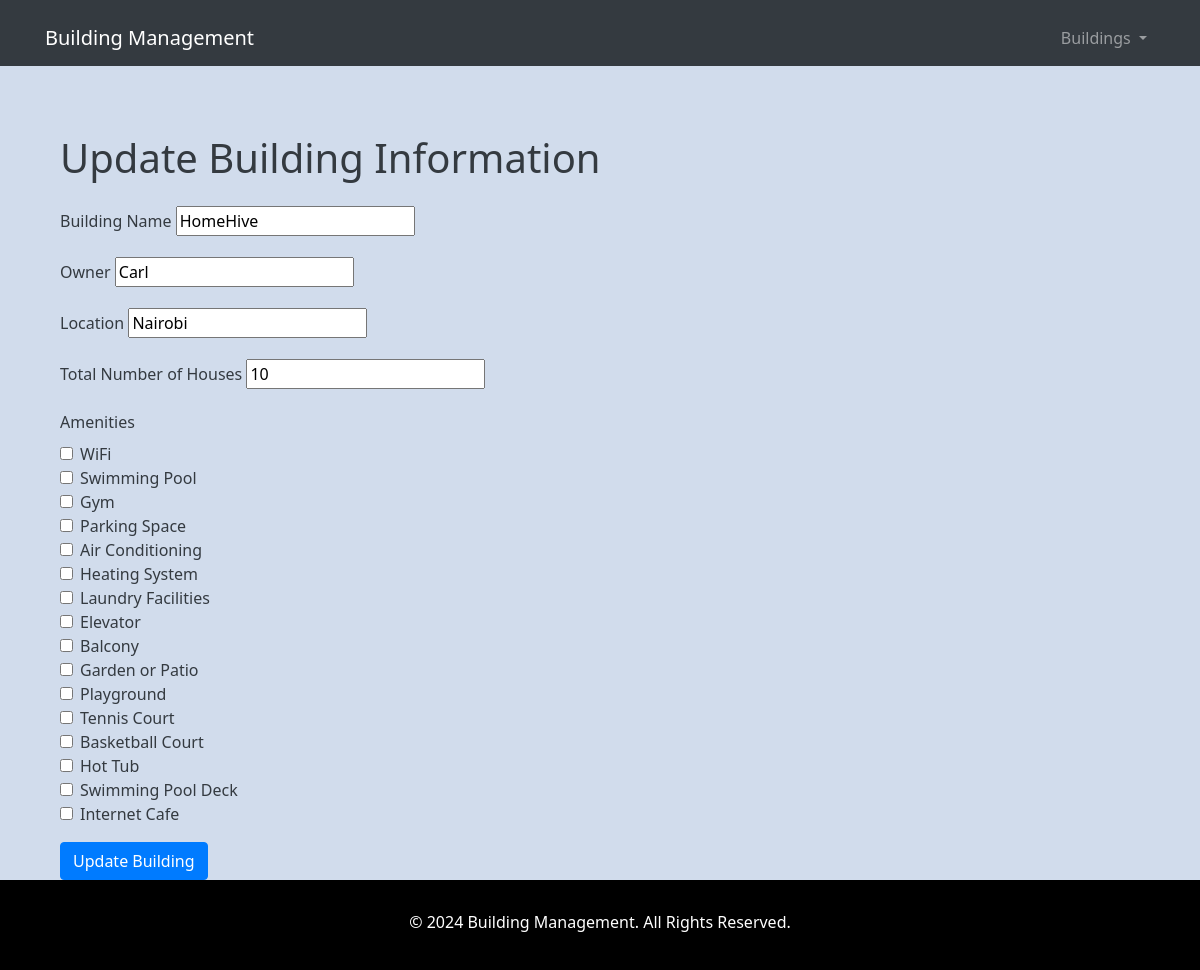
The app's page /building/1/update/ with its own data.
### Properties/models.py (models this page shows, shortened)
class Building(models.Model):
    building_name = models.CharField(max_length=255, null=False, blank=False, default='HomeHive')
    owner = models.CharField(max_length=255, null=False, blank=False)
    location = models.CharField(max_length=255, null=False, blank=False)
    total_number_of_houses = models.PositiveIntegerField(validators=[MinValueValidator(1)])
    available_houses = models.PositiveIntegerField()
    amenities = models.ManyToManyField('Amenity', blank=True)

### Properties/views.py (the view, shortened to what this page needs)
# urls.py: path('building/<int:pk>/update/', UpdateBuildingView.as_view(), name='building-update'),
class UpdateBuildingView(View):
    template_name = 'update_building.html'
    def get(self, request, pk):
        building = Building.objects.prefetch_related('amenities').get(pk=pk)
        available_amenities = building.amenities.all()  # Access prefetched amenities
        initial_data = {'amenities': available_amenities.values_list('id', flat=True)}
        form = BuildingForm(instance=building, initial=initial_data)
        buildings = Building.objects.prefetch_related('amenities').all()
        return render(request, self.template_name, {'form': form, 'building': building, 'buildings': buildings})

### Properties/forms.py
class BuildingForm(forms.ModelForm):
    amenities = forms.MultipleChoiceField(choices=AmenityChoices.CHOICES, widget=forms.CheckboxSelectMultiple, required=False)
    class Meta:
        model = Building
        fields = ('building_name', 'owner', 'location', 'total_number_of_houses', 'amenities')

### Properties/templates/update_building.html (shortened to what this page needs)
{% extends 'base.html' %}
{% block content %}
<div class="container">
    <h1 class="mt-4">Update Building Information</h1>
    <form id="update-building-form" method="post" class="mt-4">
        <div class="mb-3">
            <label for="id_building_name" class="form-label">Building Name</label>
            {{ form.building_name }}
        </div>
        <div class="mb-3">
            <label for="id_owner" class="form-label">Owner</label>
            {{ form.owner }}
        </div>
        <div class="mb-3">
            <label for="id_location" class="form-label">Location</label>
            {{ form.location }}
        </div>
        <div class="mb-3">
            <label for="id_total_number_of_houses" class="form-label">Total Number of Houses</label>
            {{ form.total_number_of_houses }}
        </div>
        <div class="mb-3">
            <label>Amenities</label><br>
            {% for amenity_key, amenity_value in form.fields.amenities.choices %}
                <div class="form-check">
                    <input class="form-check-input" type="checkbox" id="amenity_{{ amenity_key }}" name="amenities" value="{{ amenity_key }}"
                        {% if amenity_key in selected_amenities %} checked {% endif %}>
                    <label class="form-check-label" for="amenity_{{ amenity_key }}">{{ amenity_value }}</label>
                </div>
            {% endfor %}
        </div>
        <button type="submit" class="btn btn-primary">Update Building</button>
    </form>
</div>
{% endblock %}

### Properties/templates/base.html (style rules this page uses)
body { background-color: #d1dcec; color: #343a40; font-family: 'Segoe UI', Tahoma, Geneva, Verdana, sans-serif; display: flex; flex-direction: column; min-height: 100vh; margin: 0; }
.container { padding-top: 10px; flex: 1; }

### records on screen
Building: building_name "HomeHive", owner "Carl", location "Nairobi", total_number_of_houses "10"

### other values on screen
{{ amenity_value }} "WiFi" "Swimming Pool" "Gym" "Parking Space" "Air Conditioning" "Heating System" "Laundry Facilities" "Elevator" "Balcony" "Garden or Patio" "Playground" "Tennis Court" "Basketball Court" "Hot Tub" "Swimming Pool Deck" "Internet Cafe"
